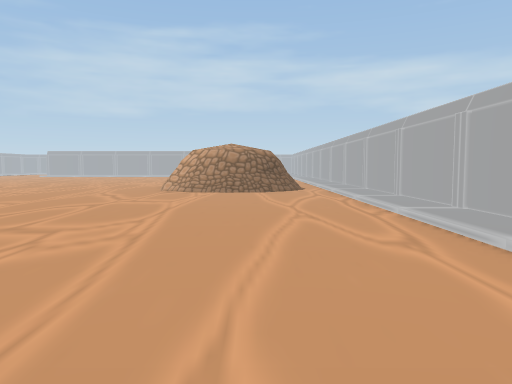
[1] (above)

24 first-person views from a walk through a Unity game level. The camera is 1.3 m above the floor, tilts 4° down and sees 70° across. The floor is counted in squares, 2 m on a side. Each view is taken from the middle of a square. On the plan, view 1 faces up. The plan holds only what a view shows up to about 11 squares ahead; the rest is blank. The place goes on beyond the plan. The player is left out.

[2]
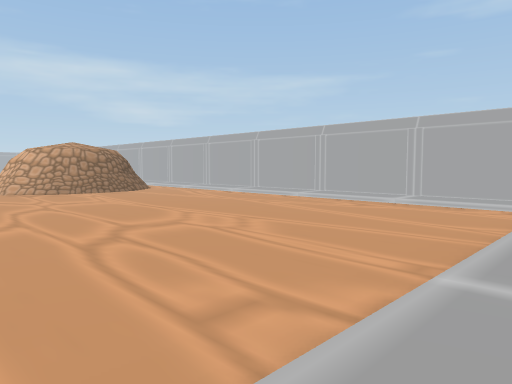

[3]
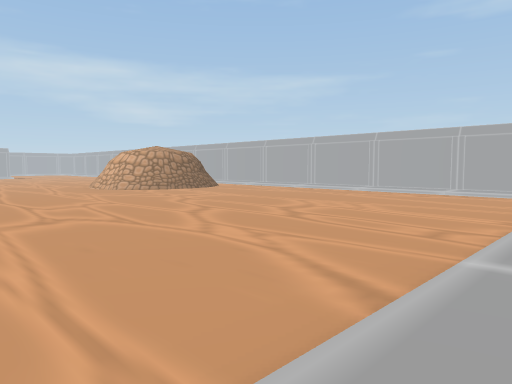

[4]
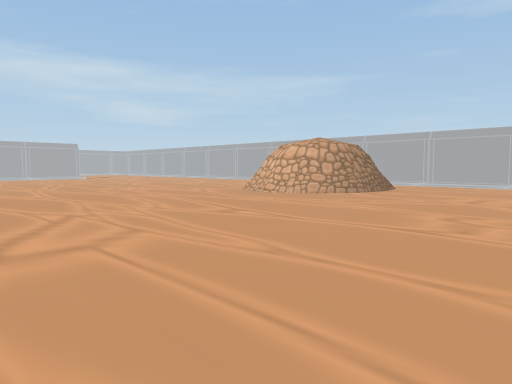

[5]
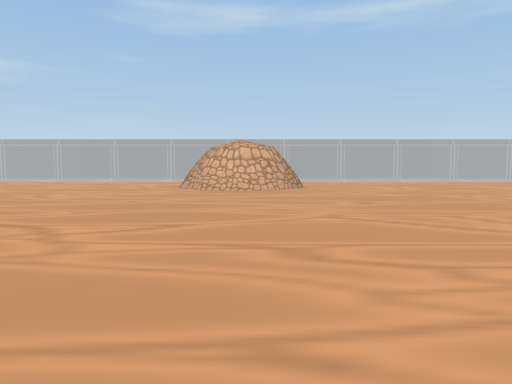

[6]
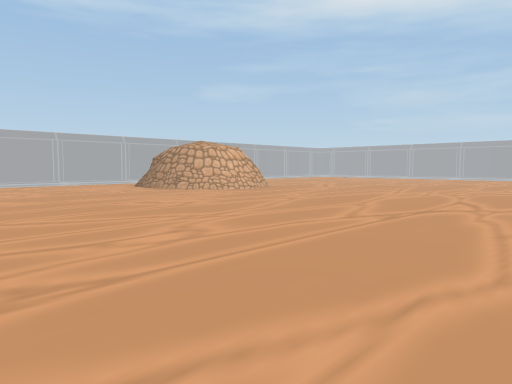

[7]
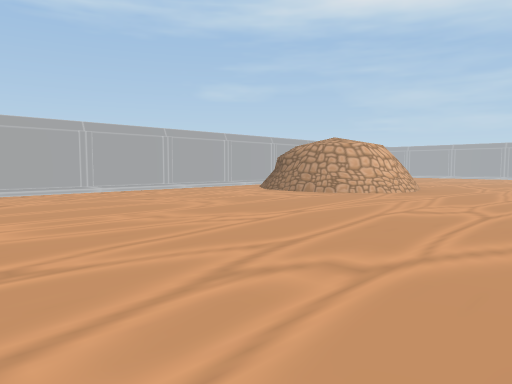

[8]
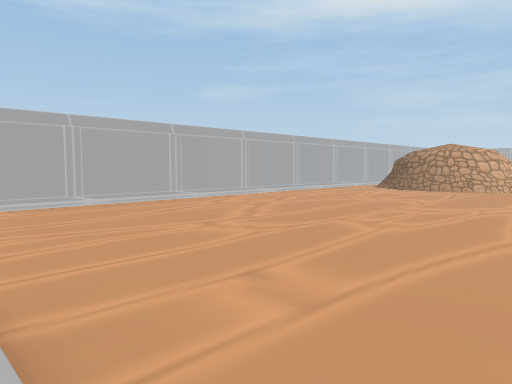

[9]
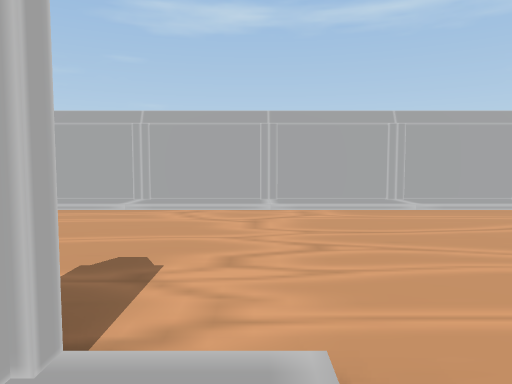

[10]
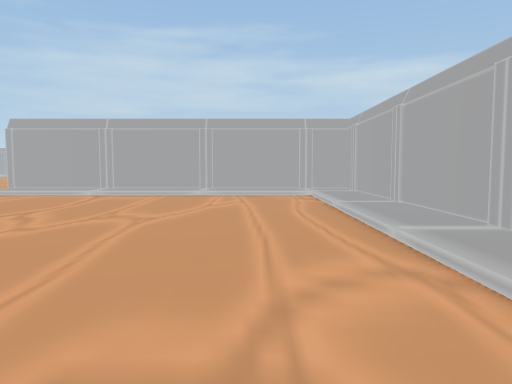

[11]
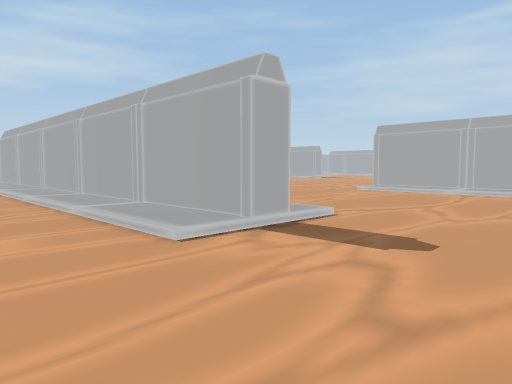

[12]
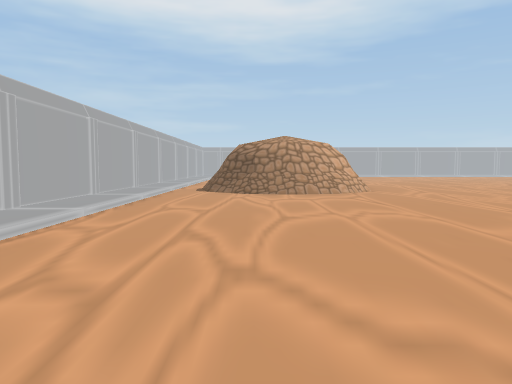

[13]
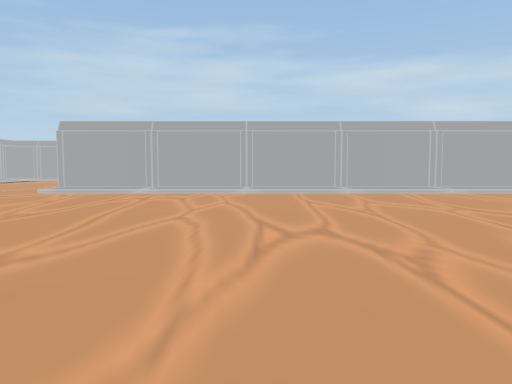

[14]
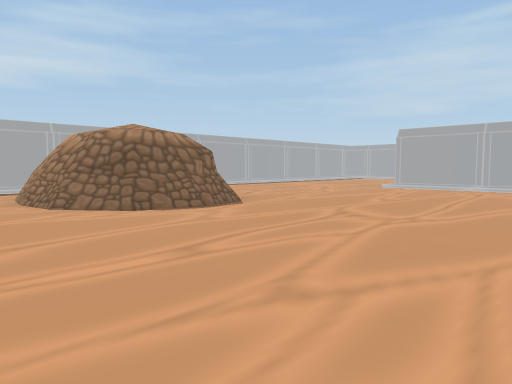

[15]
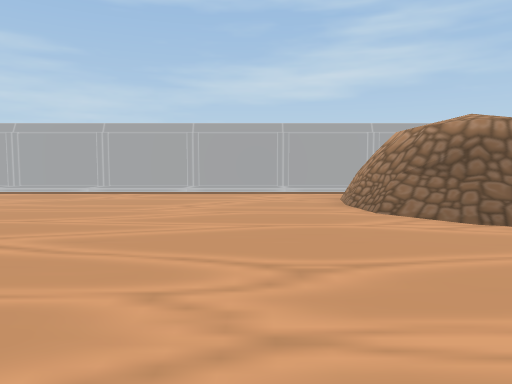

[16]
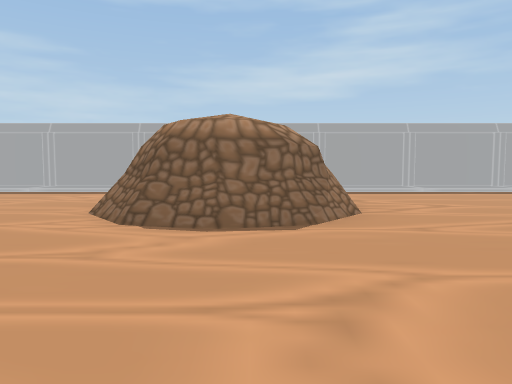

[17]
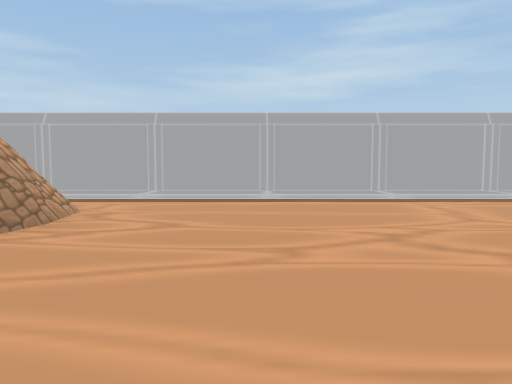

[18]
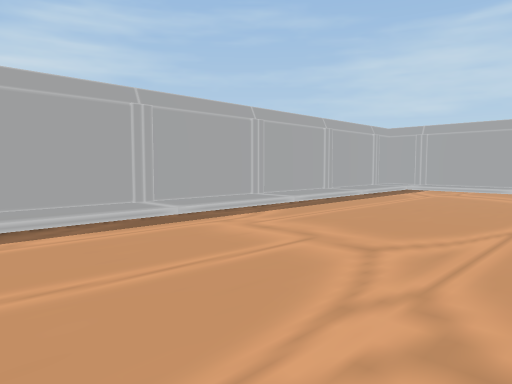

[19]
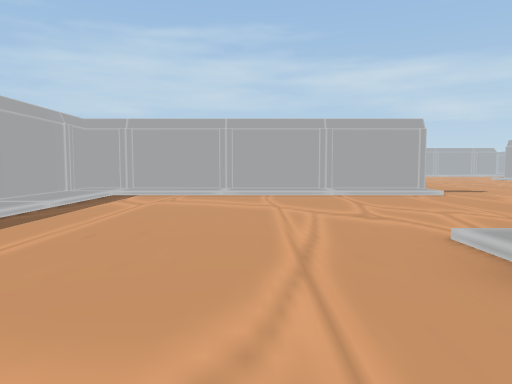

[20]
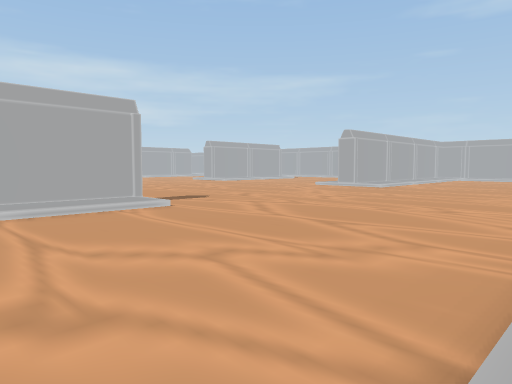

[21]
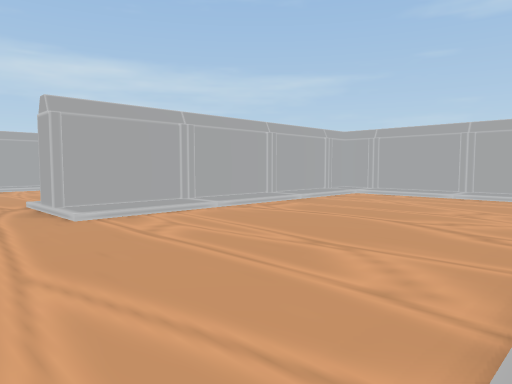

[22]
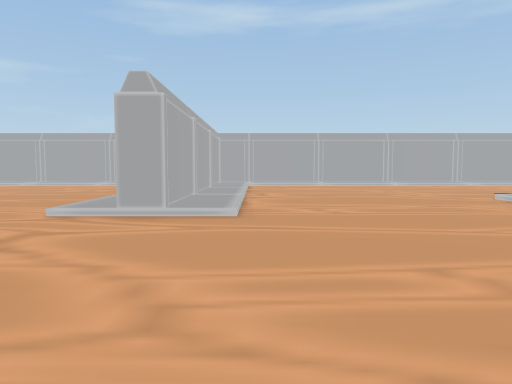

[23]
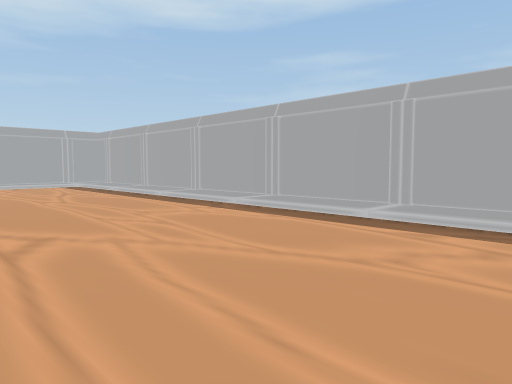

[24]
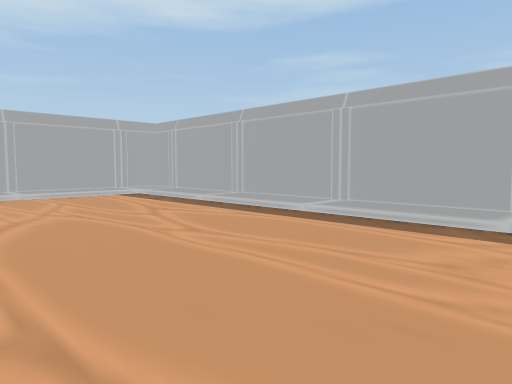

### Floor plan
Key: @ floor where view 1 was taken; # wall or solid block; . main floor; : floor 0.25 m higher than the main floor.
Columns run from 22 left of view 1 to 4 right of it. Each row starts with its distance up from view 1.
 38            ..      ....
 37            ...   ......
 36           ..... ......
 35           .......::
 34 ##########.......##########
 33 #:.......................:#
 32 #:.......................:#
 31 #:.......................:#
 30 #:.......................:#
 29 #:.......................:#
 28 #:.....:::     :::::.....:#
 27 #:.....#############.....:#
 26 #:.....:::::::::::::.....:#
 25 #:.......................:#
 24 #:.......................:#
 23 #:.......................:#
 22 #:.......................:#
 21 #:.......................:#
 20 #:..###..................:#
 19 #:.   ##.................:#
 18 #     ##.................:#
 17 #:..###..................:#
 16 #:.......................:#
 15 #:.......................:#
 14 #:..................###..:#
 13 #:.................#####.:#
 12 #:...... ..........## # .:#
 11 #:.....   ..........###..:#
 10 #:.....    ..............:#
  9 #:.....     .............:#
  8 #:.....     .............:#
  7 #:.....     .............:#
  6 #:.....     .............:#
  5 #:....         ..........:#
  4 #:....         ..........:#
  3 #:....        ...........:#
  2 #:....        ...........:#
  1 #:....        ...........:#
  0 #::::         ::::::: @
 -1 #####

Where each view was taken, in squares from view 1:
view 1: 0 up, 0 right, facing up
view 2: 0 up, 5 left, facing up-right
view 3: 0 up, 8 left, facing up-right
view 4: 6 up, 10 left, facing up-right
view 5: 12 up, 13 left, facing right
view 6: 20 up, 11 left, facing down-right
view 7: 22 up, 7 left, facing down-right
view 8: 26 up, 5 left, facing down-right
view 9: 26 up, 4 left, facing right
view 10: 25 up, 1 right, facing up
view 11: 24 up, 0 right, facing up-left
view 12: 23 up, 0 right, facing down
view 13: 17 up, 10 left, facing up
view 14: 15 up, 10 left, facing up-left
view 15: 15 up, 11 left, facing left
view 16: 19 up, 11 left, facing left
view 17: 23 up, 13 left, facing left
view 18: 23 up, 16 left, facing up-left
view 19: 25 up, 17 left, facing up
view 20: 28 up, 16 left, facing up-right
view 21: 28 up, 7 left, facing up-right
view 22: 33 up, 10 left, facing right
view 23: 13 up, 16 left, facing down-left
view 24: 9 up, 16 left, facing down-left
